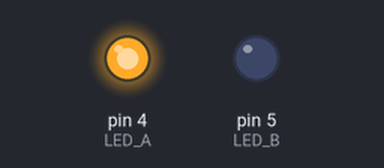
A sketch run on a simulated Arduino Uno, built with avr-gcc and run on an emulated ATmega328P. On the bench: output pins drawn as LEDs (lit = HIGH).

Above: at 1.5 s.
At 2.6 s:
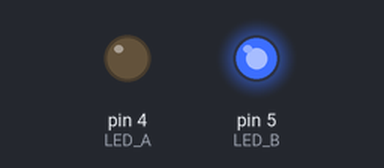
At 4.2 s:
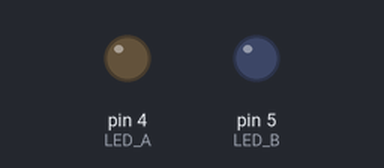
Timing chart, 0 to 6.3 s (numbered marks = the images above):
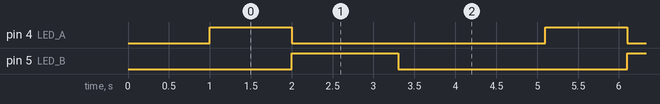

The sketch:

sketch_jul18a.ino
```cpp
int LED_A = 4;
int LED_B = 5;

  void setup() {
  pinMode(LED_A, OUTPUT);
  pinMode(LED_B, OUTPUT);
  delay(1000);
}

void loop() {
  digitalWrite(LED_A, HIGH);
  digitalWrite(LED_B, LOW);
  delay(1000);
  digitalWrite(LED_B, HIGH);
  digitalWrite(LED_A, LOW);
  delay(1000);
  //The LED connected to pin 4 is on when the pin 5 LED is off and they blink on for one second, off for one second.


  digitalWrite(LED_A, HIGH);
  digitalWrite(LED_A, LOW);
  delay(300);
  digitalWrite(LED_B, HIGH);
  digitalWrite(LED_B, LOW);
  delay(300);
  digitalWrite(LED_A, HIGH);
  digitalWrite(LED_A, LOW);
  delay(300);
  digitalWrite(LED_B, HIGH);
  digitalWrite(LED_B, LOW);
  delay(300);
  digitalWrite(LED_A, HIGH);
  digitalWrite(LED_A, LOW);
  delay(300);
  digitalWrite(LED_B, HIGH);
  digitalWrite(LED_B, LOW);
  delay(300);
  digitalWrite(LED_A, HIGH);
  digitalWrite(LED_A, LOW);
  delay(300);
}
```

Measured:
- by itself, pin 4 (LED_A): alternates HIGH for 1.0 s and LOW for 3.1 s
- by itself, pin 5 (LED_B): alternates HIGH for 1.3 s and LOW for 2.8 s
- by itself, everything shown: repeats every 4.1 s, in 3 steps
